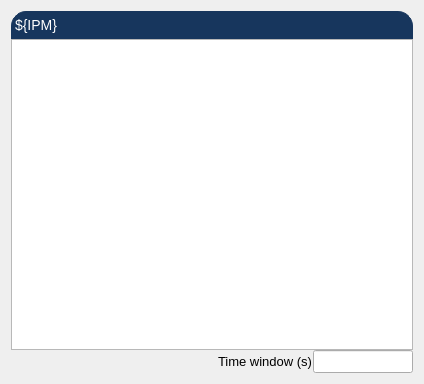
<?xml version="1.0" encoding="UTF-8"?>
<ui version="4.0">
 <class>Form</class>
 <widget class="QWidget" name="Form">
  <property name="geometry">
   <rect>
    <x>0</x>
    <y>0</y>
    <width>424</width>
    <height>384</height>
   </rect>
  </property>
  <property name="windowTitle">
   <string>Form</string>
  </property>
  <layout class="QVBoxLayout" name="verticalLayout_2">
   <item>
    <layout class="QVBoxLayout" name="verticalLayout">
     <property name="spacing">
      <number>0</number>
     </property>
     <item>
      <widget class="QLabel" name="label_4">
       <property name="styleSheet">
        <string notr="true">QLabel {
    qproperty-alignment: AlignCenter;
    border: 1px solid #FF17365D;
    border-top-left-radius: 15px;
    border-top-right-radius: 15px;
    background-color: #FF17365D;
    padding: 5px 0px;
    color: rgb(255, 255, 255);
    max-height: 25px;
    font-size: 14px;
}</string>
       </property>
       <property name="text">
        <string>${IPM}</string>
       </property>
      </widget>
     </item>
     <item>
      <widget class="PyDMTimePlot" name="PyDMTimePlot">
       <property name="minimumSize">
        <size>
         <width>400</width>
         <height>300</height>
        </size>
       </property>
       <property name="toolTip">
        <string/>
       </property>
       <property name="showXGrid">
        <bool>true</bool>
       </property>
       <property name="showYGrid">
        <bool>true</bool>
       </property>
       <property name="yAxes">
        <stringlist>
         <string>{&quot;name&quot;: &quot;Axis 1&quot;, &quot;orientation&quot;: &quot;left&quot;, &quot;label&quot;: null, &quot;minRange&quot;: -1.0, &quot;maxRange&quot;: 1.0, &quot;autoRange&quot;: true, &quot;logMode&quot;: false}</string>
        </stringlist>
       </property>
       <property name="showLegend">
        <bool>true</bool>
       </property>
       <property name="curves">
        <stringlist>
         <string>{&quot;channel&quot;: &quot;ca://${IPM}:CH0&quot;, &quot;plot_style&quot;: &quot;Line&quot;, &quot;name&quot;: &quot;${IPM}:CH0&quot;, &quot;color&quot;: &quot;white&quot;, &quot;lineStyle&quot;: 1, &quot;lineWidth&quot;: 1, &quot;symbol&quot;: null, &quot;symbolSize&quot;: 10, &quot;yAxisName&quot;: &quot;Axis 1&quot;, &quot;barWidth&quot;: null, &quot;upperThreshold&quot;: null, &quot;lowerThreshold&quot;: null, &quot;thresholdColor&quot;: &quot;white&quot;}</string>
         <string>{&quot;channel&quot;: &quot;ca://${IPM}:CH1&quot;, &quot;plot_style&quot;: &quot;Line&quot;, &quot;name&quot;: &quot;${IPM}:CH1&quot;, &quot;color&quot;: &quot;red&quot;, &quot;lineStyle&quot;: 1, &quot;lineWidth&quot;: 1, &quot;symbol&quot;: null, &quot;symbolSize&quot;: 10, &quot;yAxisName&quot;: &quot;Axis 1&quot;, &quot;barWidth&quot;: null, &quot;upperThreshold&quot;: null, &quot;lowerThreshold&quot;: null, &quot;thresholdColor&quot;: &quot;white&quot;}</string>
         <string>{&quot;channel&quot;: &quot;ca://${IPM}:CH2&quot;, &quot;plot_style&quot;: &quot;Line&quot;, &quot;name&quot;: &quot;${IPM}:CH2&quot;, &quot;color&quot;: &quot;dodgerblue&quot;, &quot;lineStyle&quot;: 1, &quot;lineWidth&quot;: 1, &quot;symbol&quot;: null, &quot;symbolSize&quot;: 10, &quot;yAxisName&quot;: &quot;Axis 1&quot;, &quot;barWidth&quot;: null, &quot;upperThreshold&quot;: null, &quot;lowerThreshold&quot;: null, &quot;thresholdColor&quot;: &quot;white&quot;}</string>
         <string>{&quot;channel&quot;: &quot;ca://${IPM}:CH3&quot;, &quot;plot_style&quot;: &quot;Line&quot;, &quot;name&quot;: &quot;${IPM}:CH3&quot;, &quot;color&quot;: &quot;forestgreen&quot;, &quot;lineStyle&quot;: 1, &quot;lineWidth&quot;: 1, &quot;symbol&quot;: null, &quot;symbolSize&quot;: 10, &quot;yAxisName&quot;: &quot;Axis 1&quot;, &quot;barWidth&quot;: null, &quot;upperThreshold&quot;: null, &quot;lowerThreshold&quot;: null, &quot;thresholdColor&quot;: &quot;white&quot;}</string>
        </stringlist>
       </property>
       <property name="bufferSize">
        <number>60000</number>
       </property>
       <property name="updateMode" stdset="0">
        <enum>PyDMTimePlot::OnValueChange</enum>
       </property>
       <property name="timeSpan">
        <double>600.000000000000000</double>
       </property>
      </widget>
     </item>
     <item>
      <layout class="QHBoxLayout" name="horizontalLayout">
       <property name="spacing">
        <number>0</number>
       </property>
       <property name="topMargin">
        <number>0</number>
       </property>
       <item>
        <spacer name="horizontalSpacer">
         <property name="orientation">
          <enum>Qt::Horizontal</enum>
         </property>
         <property name="sizeHint" stdset="0">
          <size>
           <width>40</width>
           <height>20</height>
          </size>
         </property>
        </spacer>
       </item>
       <item>
        <widget class="QLabel" name="label_2">
         <property name="font">
          <font>
           <pointsize>10</pointsize>
          </font>
         </property>
         <property name="text">
          <string>Time window (s)</string>
         </property>
        </widget>
       </item>
       <item>
        <widget class="QLineEdit" name="lineEdit">
         <property name="maximumSize">
          <size>
           <width>100</width>
           <height>16777215</height>
          </size>
         </property>
         <property name="font">
          <font>
           <pointsize>10</pointsize>
          </font>
         </property>
        </widget>
       </item>
      </layout>
     </item>
    </layout>
   </item>
  </layout>
 </widget>
 <customwidgets>
  <customwidget>
   <class>PyDMTimePlot</class>
   <extends>QGraphicsView</extends>
   <header>pydm.widgets.timeplot</header>
  </customwidget>
 </customwidgets>
 <resources/>
 <connections/>
</ui>
